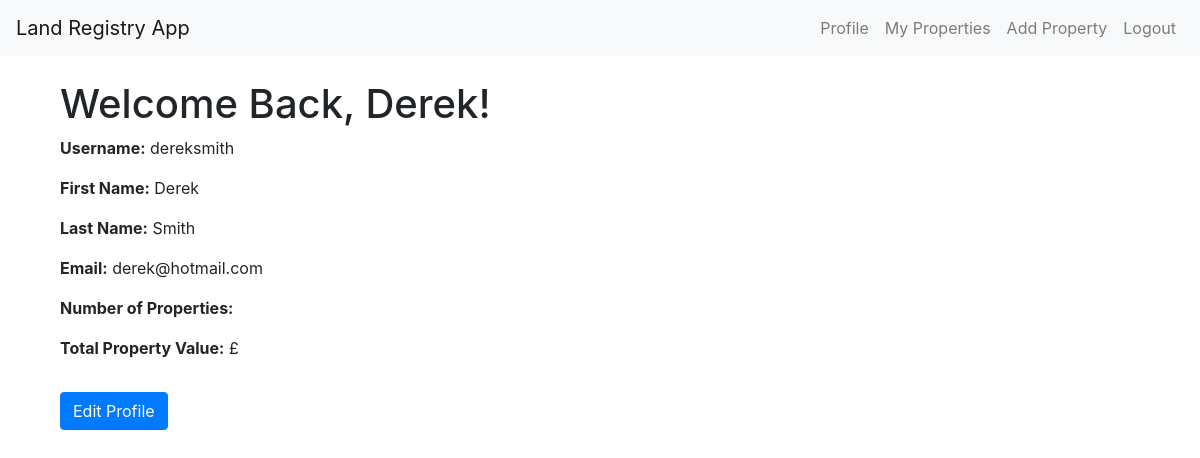
The app's page /profile (signed in) with its own data.
### models/user.py (models this page shows, shortened)
class User(db.Model, UserMixin):
    id = db.Column(db.Integer, primary_key=True)
    username = db.Column(db.String(80), unique=True, nullable=False)
    password = db.Column(db.String(150), nullable=False)
    first_name = db.Column(db.String(80), nullable=False)
    last_name = db.Column(db.String(80), nullable=False)
    email = db.Column(db.String(120), unique=True, nullable=False)
    properties = db.relationship('Property', backref='owner', lazy=True)

### routes/user_routes.py (the view)
@app.route('/profile')
@login_required
def user_profile():
    return render_template('user_profile.html', user=current_user)

### app.py (called while the page is built)
@login_manager.user_loader
def load_user(user_id):
    return User.query.get(int(user_id))

### templates/user_profile.html (shortened to what this page needs)
{% extends "base.html" %}
{% block content %}
<div class="container mt-4">
    <h1>Welcome Back, {{ user.first_name }}!</h1>
    <p><strong>Username:</strong> {{ user.username }}</p>
    <p><strong>First Name:</strong> {{ user.first_name }}</p>
    <p><strong>Last Name:</strong> {{ user.last_name }}</p>
    <p><strong>Email:</strong> {{ user.email }}</p>
    <p><strong>Number of Properties:</strong> {{ properties_count }}</p>
    <p><strong>Total Property Value:</strong> £{{ total_value }}</p>
    <a href="{{ url_for('edit_profile') }}" class="btn btn-primary mt-3">Edit Profile</a>
</div>
{% endblock %}

### records on screen
User: first_name "Derek", username "dereksmith", last_name "Smith", email "derek@hotmail.com"
